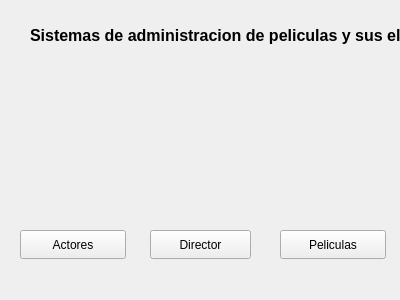
<?xml version="1.0" encoding="UTF-8"?>
<ui version="4.0">
 <class>Form</class>
 <widget class="QWidget" name="Form">
  <property name="geometry">
   <rect>
    <x>0</x>
    <y>0</y>
    <width>400</width>
    <height>300</height>
   </rect>
  </property>
  <property name="windowTitle">
   <string>Menú Principal</string>
  </property>
  <widget class="QPushButton" name="Director">
   <property name="geometry">
    <rect>
     <x>150</x>
     <y>230</y>
     <width>101</width>
     <height>29</height>
    </rect>
   </property>
   <property name="text">
    <string>Director</string>
   </property>
  </widget>
  <widget class="QPushButton" name="Actores">
   <property name="geometry">
    <rect>
     <x>20</x>
     <y>230</y>
     <width>106</width>
     <height>29</height>
    </rect>
   </property>
   <property name="text">
    <string>Actores</string>
   </property>
  </widget>
  <widget class="QPushButton" name="Peliculas">
   <property name="geometry">
    <rect>
     <x>280</x>
     <y>230</y>
     <width>106</width>
     <height>29</height>
    </rect>
   </property>
   <property name="text">
    <string>Peliculas</string>
   </property>
  </widget>
  <widget class="QLabel" name="label">
   <property name="geometry">
    <rect>
     <x>-10</x>
     <y>80</y>
     <width>411</width>
     <height>121</height>
    </rect>
   </property>
   <property name="text">
    <string/>
   </property>
   <property name="pixmap">
    <pixmap>fondo.jpg</pixmap>
   </property>
   <property name="scaledContents">
    <bool>true</bool>
   </property>
  </widget>
  <widget class="QLabel" name="label_2">
   <property name="geometry">
    <rect>
     <x>30</x>
     <y>10</y>
     <width>441</width>
     <height>51</height>
    </rect>
   </property>
   <property name="font">
    <font>
     <pointsize>12</pointsize>
     <weight>75</weight>
     <bold>true</bold>
    </font>
   </property>
   <property name="text">
    <string>Sistemas de administracion de peliculas y sus elencos</string>
   </property>
  </widget>
 </widget>
 <resources/>
 <connections/>
</ui>
